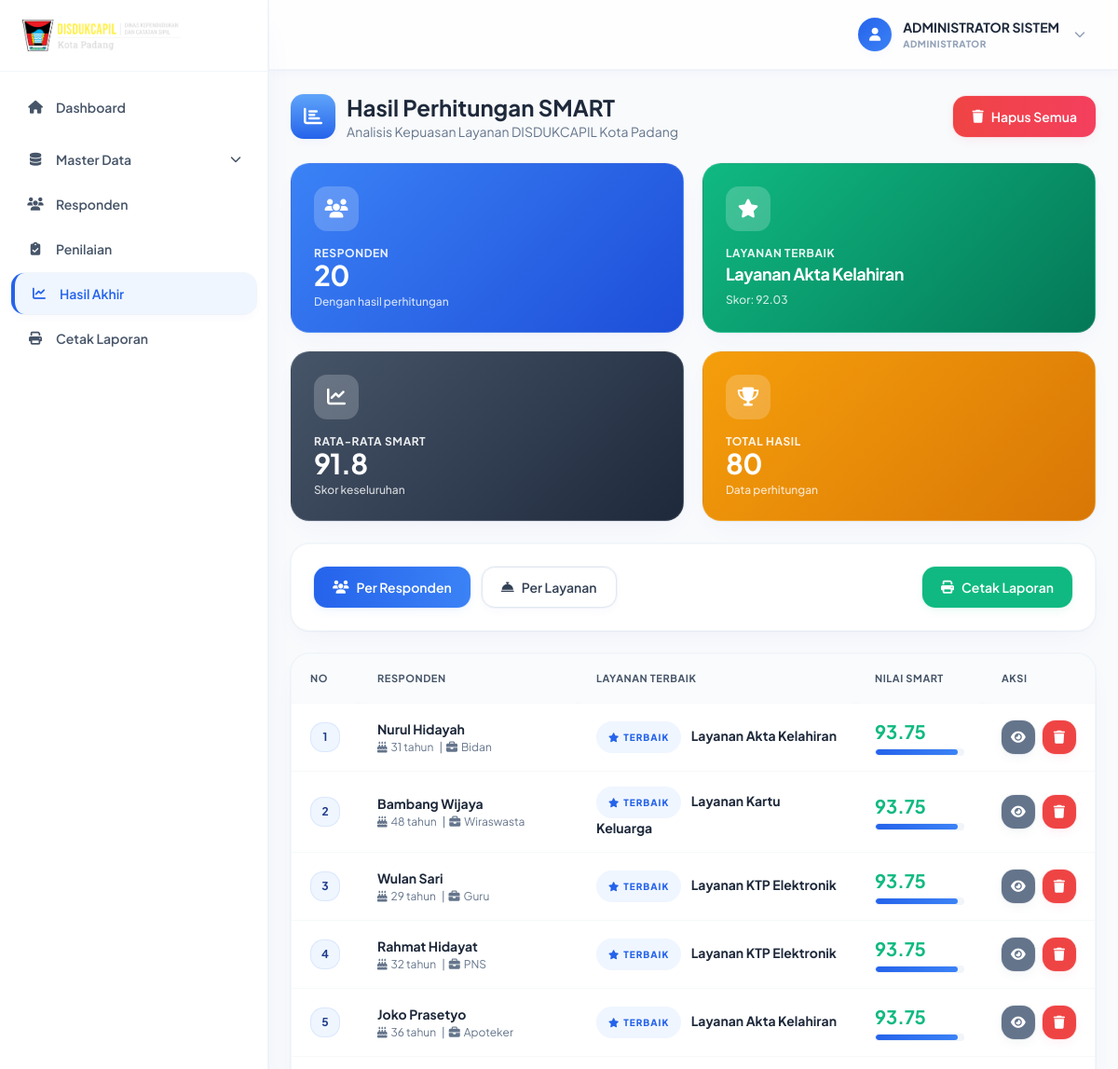
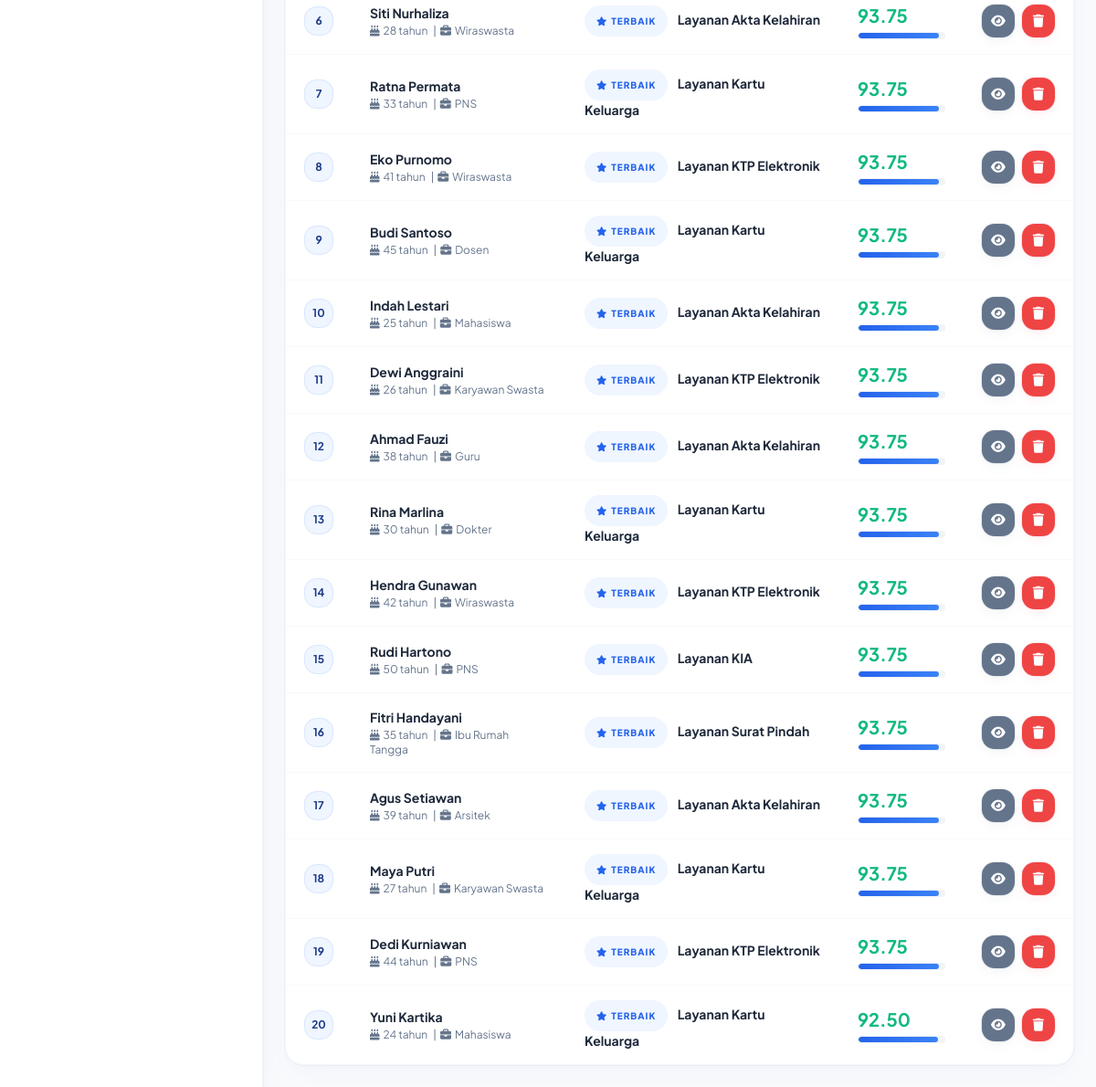
Screenshot of /index.php?controller=hasil&action=index (signed in) with the database file from the repository (2 pictures, top to bottom).
### tables this page shows
CREATE TABLE `hasil_akhir` (
  `id_hasil` int NOT NULL,
  `id_responden` int NOT NULL,
  `id_alternatif` int NOT NULL COMMENT 'ID layanan yang dinilai (bukan hanya layanan terbaik)',
  `nilai_smart` decimal(10,4) NOT NULL DEFAULT '0.0000' COMMENT 'Nilai SMART untuk layanan terbaik',
  `is_terbaik` tinyint(1) NOT NULL DEFAULT '0' COMMENT '1 = ranking #1 untuk responden ini (baris pemenang)',
  `tanggal_perhitungan` datetime NOT NULL DEFAULT CURRENT_TIMESTAMP
);

CREATE TABLE `responden` (
  `id_responden` int NOT NULL,
  `nama_lengkap` varchar(100) DEFAULT NULL,
  `usia` int DEFAULT NULL,
  `pekerjaan` varchar(50) DEFAULT NULL,
  `tanggal_isi` datetime DEFAULT CURRENT_TIMESTAMP
);

CREATE TABLE `alternatif` (
  `id_alternatif` int NOT NULL,
  `kode_alternatif` varchar(10) NOT NULL,
  `nama_layanan` varchar(100) NOT NULL,
  `keterangan` text,
  `created_at` timestamp NULL DEFAULT CURRENT_TIMESTAMP
);

### controllers/HasilController.php (called while the page is built, shortened)
<?php
require_once 'models/HasilModel.php';
class HasilController
{
    private $hasilModel;
    public function __construct($connection)
    {
        $this->hasilModel = new HasilModel($connection);
    }
    public function index()
    {
        $view_mode = isset($_GET['view']) ? $_GET['view'] : 'responden';
        if ($view_mode === 'alternatif') {
            $hasil_data = $this->hasilModel->getAllGroupedByAlternatif();
        } else {
            $hasil_data = $this->hasilModel->getAllTerbaik();
        }
        $statistics = $this->hasilModel->getStatistics();
        $top_alternatif = $this->hasilModel->getTopAlternatif();
        $data = [
            'title' => 'Hasil Perhitungan SMART - DISDUKCAPIL Kota Padang',
            'page_title' => 'Hasil Perhitungan Metode SMART',
            'hasil_data' => $hasil_data,
            'view_mode' => $view_mode,
            'statistics' => $statistics,
            'top_alternatif' => $top_alternatif,
            'user' => [
                'nama_lengkap' => $_SESSION['nama_lengkap'] ?? 'Admin',
                'username' => $_SESSION['username'] ?? '',
                'role' => $_SESSION['role'] ?? 'admin'
            ]
        ];
        require_once 'views/hasil/index.php';
    }
}
?>

### models/HasilModel.php (called while the page is built, shortened)
<?php
class HasilModel
{
    public $conn;
    private $table = 'hasil_akhir';
    public function __construct($connection)
    {
        $this->conn = $connection;
    }
    public function getAllTerbaik()
    {
        try {
            $query = "SELECT h.*,
                             r.nama_lengkap,
                             r.usia,
                             r.pekerjaan,
                             a.nama_layanan
                      FROM " . $this->table . " h
                      JOIN responden r ON h.id_responden = r.id_responden
                      JOIN alternatif a ON h.id_alternatif = a.id_alternatif
                      WHERE h.is_terbaik = 1
                      ORDER BY h.nilai_smart DESC";
            $stmt = $this->conn->prepare($query);
            $stmt->execute();
            return $stmt->fetchAll(PDO::FETCH_ASSOC);
        } catch (PDOException $e) {
            error_log("Get all hasil terbaik error: " . $e->getMessage());
            return false;
        }
    }
    public function getAllGroupedByAlternatif()
    {
        try {
            $query = "SELECT h.id_alternatif,
                             a.nama_layanan,
                             COUNT(*) as total_memilih,
                             AVG(h.nilai_smart) as rerata_smart
                      FROM " . $this->table . " h
                      JOIN alternatif a ON h.id_alternatif = a.id_alternatif
                      GROUP BY h.id_alternatif, a.nama_layanan
                      ORDER BY rerata_smart DESC, total_memilih DESC";
            $stmt = $this->conn->prepare($query);
            $stmt->execute();
            return $stmt->fetchAll(PDO::FETCH_ASSOC);
        } catch (PDOException $e) {
            error_log("Get all grouped by alternatif error: " . $e->getMessage());
            return [];
        }
    }
    public function getTopAlternatif()
    {
        try {
            $ranked = $this->getAllGroupedByAlternatif();
            return $ranked[0] ?? false;
        } catch (Exception $e) {
            error_log("Get top alternatif error: " . $e->getMessage());
            return false;
        }
    }
    public function getStatistics()
    {
        try {
            $stats = [];
            $query = "SELECT COUNT(*) as total FROM " . $this->table;
            $stmt = $this->conn->prepare($query);
            $stmt->execute();
            $result = $stmt->fetch(PDO::FETCH_ASSOC);
            $stats['total_hasil'] = $result['total'];
            $query = "SELECT COUNT(DISTINCT id_responden) as total FROM " . $this->table;
            $stmt = $this->conn->prepare($query);
            $stmt->execute();
            $result = $stmt->fetch(PDO::FETCH_ASSOC);
            $stats['total_responden'] = $result['total'];
            $query = "SELECT COUNT(DISTINCT id_alternatif) as total FROM " . $this->table;
            $stmt = $this->conn->prepare($query);
            $stmt->execute();
            $result = $stmt->fetch(PDO::FETCH_ASSOC);
            $stats['total_alternatif'] = $result['total'];
            $query = "SELECT AVG(nilai_smart) as rerata FROM " . $this->table;
            $stmt = $this->conn->prepare($query);
            $stmt->execute();
            $result = $stmt->fetch(PDO::FETCH_ASSOC);
            $stats['rerata_keseluruhan'] = $result['rerata'];
            $query = "SELECT MAX(nilai_smart) as max FROM " . $this->table;
            $stmt = $this->conn->prepare($query);
            $stmt->execute();
            $result = $stmt->fetch(PDO::FETCH_ASSOC);
            $stats['nilai_tertinggi'] = $result['max'];
            $query = "SELECT MIN(nilai_smart) as min FROM " . $this->table;
            $stmt = $this->conn->prepare($query);
            $stmt->execute();
            $result = $stmt->fetch(PDO::FETCH_ASSOC);
            $stats['nilai_terendah'] = $result['min'];
            return $stats;
        } catch (PDOException $e) {
            error_log("Get statistics error: " . $e->getMessage());
            return [];
        }
    }
}
?>

### views/hasil/index.php (the view, shortened to what this page needs)
<?php include('template/layout_admin_head.php'); ?>
<?php include('template/layout_admin_chrome.php'); ?>
<div class="flex items-center justify-between flex-wrap gap-4 mb-6">
  <div class="flex items-center gap-3">
    <div class="flex h-12 w-12 items-center justify-center rounded-gov bg-gradient-to-b from-gov-blue-600 to-gov-blue-800 text-white text-xl shadow-soft-raised-sm">
      <i class="fas fa-chart-bar"></i>
    </div>
    <div>
      <h1 class="text-2xl font-bold text-slate-800">Hasil Perhitungan SMART</h1>
      <p class="text-slate-500 text-sm">Analisis Kepuasan Layanan DISDUKCAPIL Kota Padang</p>
    </div>
  </div>
  <button onclick="confirmDeleteAll()" class="btn-gov-danger"><i class="fas fa-trash"></i> Hapus Semua</button>
</div>
<div class="grid grid-cols-1 sm:grid-cols-2 xl:grid-cols-4 gap-5 mb-6">
  <div class="card-gov-stat card-gov-stat-blue">
    <div class="card-gov-stat-icon"><i class="fas fa-users"></i></div>
    <p class="card-gov-stat-label">Responden</p>
    <p class="card-gov-stat-value"><?= $data['statistics']['total_responden'] ?? 0 ?></p>
    <p class="card-gov-stat-sub">Dengan hasil perhitungan</p>
  </div>
  <div class="card-gov-stat card-gov-stat-green">
    <div class="card-gov-stat-icon"><i class="fas fa-star"></i></div>
    <p class="card-gov-stat-label">Layanan Terbaik</p>
    <p class="card-gov-stat-value !text-lg leading-tight"><?= htmlspecialchars($data['top_alternatif']['nama_layanan'] ?? '-') ?></p>
    <p class="card-gov-stat-sub">Skor: <?= number_format($data['top_alternatif']['rerata_smart'] ?? 0, 2) ?></p>
  </div>
  <div class="card-gov-stat" style="--stat-c1:#475569; --stat-c2:#1e293b;">
    <div class="card-gov-stat-icon"><i class="fas fa-chart-line"></i></div>
    <p class="card-gov-stat-label">Rata-rata SMART</p>
    <p class="card-gov-stat-value"><?= number_format($data['statistics']['rerata_keseluruhan'] ?? 0, 1) ?></p>
    <p class="card-gov-stat-sub">Skor keseluruhan</p>
  </div>
  <div class="card-gov-stat card-gov-stat-gold">
    <div class="card-gov-stat-icon"><i class="fas fa-trophy"></i></div>
    <p class="card-gov-stat-label">Total Hasil</p>
    <p class="card-gov-stat-value"><?= $data['statistics']['total_hasil'] ?? 0 ?></p>
    <p class="card-gov-stat-sub">Data perhitungan</p>
  </div>
</div>
<div class="card-gov mb-6">
  <div class="flex items-center flex-wrap gap-3">
    <button class="btn-gov <?= $data['view_mode'] === 'responden' ? 'btn-gov-primary' : 'btn-gov-secondary' ?>" onclick="switchView('responden')">
      <i class="fas fa-users"></i> Per Responden
    </button>
    <button class="btn-gov <?= $data['view_mode'] === 'alternatif' ? 'btn-gov-primary' : 'btn-gov-secondary' ?>" onclick="switchView('alternatif')">
      <i class="fas fa-concierge-bell"></i> Per Layanan
    </button>
    <a href="index.php?controller=cetak&action=index" class="btn-gov-success ml-auto">
      <i class="fas fa-print"></i> Cetak Laporan
    </a>
  </div>
</div>
<div class="table-gov-wrap">
  <?php if ($data['view_mode'] === 'alternatif'): ?>
    <?php if (!empty($data['hasil_data'])): ?>
      <div class="table-gov-scroll">
        <table class="table-gov">
          <thead><tr><th>No</th><th>Layanan</th><th>Total Penilai</th><th>Rata-rata SMART</th><th>Aksi</th></tr></thead>
          <tbody>
            <?php $no = 1; foreach ($data['hasil_data'] as $alternatif): ?>
              <tr>
                <td><span class="row-number-gov"><?= $no++ ?></span></td>
                <td class="font-semibold text-slate-800"><?= htmlspecialchars($alternatif['nama_layanan']) ?></td>
                <td><i class="fas fa-users text-gov-blue-700 mr-1"></i><strong><?= $alternatif['total_memilih'] ?></strong> <span class="text-xs text-slate-500">responden</span></td>
                <td>
                  <span class="text-xl font-bold <?= $alternatif['rerata_smart'] >= 80 ? 'text-gov-green-700' : ($alternatif['rerata_smart'] >= 60 ? 'text-gov-blue-700' : ($alternatif['rerata_smart'] >= 40 ? 'text-amber-600' : 'text-gov-maroon-700')) ?>">
                    <?= number_format($alternatif['rerata_smart'], 2) ?>
                  </span>
                </td>
                <td><a href="index.php?controller=hasil&action=detailAlternatif&id_alternatif=<?= $alternatif['id_alternatif'] ?>" class="btn-gov-icon-view" title="Lihat Detail Responden"><i class="fas fa-eye"></i></a></td>
              </tr>
            <?php endforeach; ?>
          </tbody>
        </table>
      </div>
    <?php else: ?>
      <div class="empty-gov">
        <i class="fas fa-chart-bar text-4xl text-slate-300 mb-4"></i>
        <h4 class="font-bold text-slate-700 mb-1">Belum ada hasil perhitungan</h4>
        <p class="text-slate-500 text-sm mb-4">Silakan hitung SMART terlebih dahulu</p>
        <a href="index.php?controller=penilaian&action=index" class="btn-gov-success"><i class="fas fa-calculator"></i> Hitung SMART</a>
      </div>
    <?php endif; ?>
  <?php else: ?>
    <?php if (!empty($data['hasil_data'])): ?>
      <div class="table-gov-scroll">
        <table class="table-gov">
          <thead><tr><th>No</th><th>Responden</th><th>Layanan Terbaik</th><th>Nilai SMART</th><th>Aksi</th></tr></thead>
          <tbody>
            <?php $no = 1; foreach ($data['hasil_data'] as $hasil): ?>
              <tr>
                <td><span class="row-number-gov"><?= $no++ ?></span></td>
                <td>
                  <strong class="text-slate-800"><?= htmlspecialchars($hasil['nama_lengkap']) ?></strong>
                  <p class="text-xs text-slate-500 mt-0.5"><i class="fas fa-birthday-cake mr-1"></i><?= $hasil['usia'] ?> tahun <span class="mx-1">|</span><i class="fas fa-briefcase mr-1"></i><?= htmlspecialchars($hasil['pekerjaan']) ?></p>
                </td>
                <td>
                  <span class="badge-gov-primary !text-[10px] mr-2"><i class="fas fa-star"></i> Terbaik</span>
                  <strong class="text-slate-800"><?= htmlspecialchars($hasil['nama_layanan']) ?></strong>
                </td>
                <td>
                  <span class="text-xl font-bold <?= $hasil['nilai_smart'] >= 80 ? 'text-gov-green-700' : ($hasil['nilai_smart'] >= 60 ? 'text-gov-blue-700' : ($hasil['nilai_smart'] >= 40 ? 'text-amber-600' : 'text-gov-maroon-700')) ?>">
                    <?= number_format($hasil['nilai_smart'], 2) ?>
                  </span>
                  <div class="bar-gov-track w-24 mt-1"><div class="bar-gov-fill" style="width: <?= $hasil['nilai_smart'] ?>%"></div></div>
                </td>
                <td>
                  <div class="flex gap-2">
                    <a href="index.php?controller=hasil&action=detailResponden&id_responden=<?= $hasil['id_responden'] ?>" class="btn-gov-icon-view" title="Lihat Detail"><i class="fas fa-eye"></i></a>
                    <button onclick="confirmDeleteResponden(<?= $hasil['id_responden'] ?>)" class="btn-gov-icon-delete" title="Hapus Hasil"><i class="fas fa-trash"></i></button>
                  </div>
                </td>
              </tr>
            <?php endforeach; ?>
          </tbody>
        </table>
      </div>
    <?php endif; ?>
  <?php endif; ?>
</div>
<?php include('template/layout_admin_foot.php'); ?>

### rows the page displays
hasil_akhir: id_responden.nama_lengkap "Nurul Hidayah", id_responden.usia "31", id_responden.pekerjaan "Bidan", id_alternatif.nama_layanan "Layanan Akta Kelahiran", nilai_smart "93.75"
hasil_akhir: id_responden.nama_lengkap "Bambang Wijaya", id_responden.usia "48", id_responden.pekerjaan "Wiraswasta", id_alternatif.nama_layanan "Layanan Kartu Keluarga", nilai_smart "93.75"
hasil_akhir: id_responden.nama_lengkap "Wulan Sari", id_responden.usia "29", id_responden.pekerjaan "Guru", id_alternatif.nama_layanan "Layanan KTP Elektronik", nilai_smart "93.75"
hasil_akhir: id_responden.nama_lengkap "Rahmat Hidayat", id_responden.usia "32", id_responden.pekerjaan "PNS", id_alternatif.nama_layanan "Layanan KTP Elektronik", nilai_smart "93.75"
hasil_akhir: id_responden.nama_lengkap "Joko Prasetyo", id_responden.usia "36", id_responden.pekerjaan "Apoteker", id_alternatif.nama_layanan "Layanan Akta Kelahiran", nilai_smart "93.75"
hasil_akhir: id_responden.nama_lengkap "Siti Nurhaliza", id_responden.usia "28", id_responden.pekerjaan "Wiraswasta", id_alternatif.nama_layanan "Layanan Akta Kelahiran", nilai_smart "93.75"
hasil_akhir: id_responden.nama_lengkap "Ratna Permata", id_responden.usia "33", id_responden.pekerjaan "PNS", id_alternatif.nama_layanan "Layanan Kartu Keluarga", nilai_smart "93.75"
hasil_akhir: id_responden.nama_lengkap "Eko Purnomo", id_responden.usia "41", id_responden.pekerjaan "Wiraswasta", id_alternatif.nama_layanan "Layanan KTP Elektronik", nilai_smart "93.75"
hasil_akhir: id_responden.nama_lengkap "Budi Santoso", id_responden.usia "45", id_responden.pekerjaan "Dosen", id_alternatif.nama_layanan "Layanan Kartu Keluarga", nilai_smart "93.75"
hasil_akhir: id_responden.nama_lengkap "Indah Lestari", id_responden.usia "25", id_responden.pekerjaan "Mahasiswa", id_alternatif.nama_layanan "Layanan Akta Kelahiran", nilai_smart "93.75"
hasil_akhir: id_responden.nama_lengkap "Dewi Anggraini", id_responden.usia "26", id_responden.pekerjaan "Karyawan Swasta", id_alternatif.nama_layanan "Layanan KTP Elektronik", nilai_smart "93.75"
hasil_akhir: id_responden.nama_lengkap "Ahmad Fauzi", id_responden.usia "38", id_responden.pekerjaan "Guru", id_alternatif.nama_layanan "Layanan Akta Kelahiran", nilai_smart "93.75"
hasil_akhir: id_responden.nama_lengkap "Rina Marlina", id_responden.usia "30", id_responden.pekerjaan "Dokter", id_alternatif.nama_layanan "Layanan Kartu Keluarga", nilai_smart "93.75"
hasil_akhir: id_responden.nama_lengkap "Hendra Gunawan", id_responden.usia "42", id_responden.pekerjaan "Wiraswasta", id_alternatif.nama_layanan "Layanan KTP Elektronik", nilai_smart "93.75"
hasil_akhir: id_responden.nama_lengkap "Rudi Hartono", id_responden.usia "50", id_responden.pekerjaan "PNS", id_alternatif.nama_layanan "Layanan KIA", nilai_smart "93.75"
hasil_akhir: id_responden.nama_lengkap "Fitri Handayani", id_responden.usia "35", id_responden.pekerjaan "Ibu Rumah Tangga", id_alternatif.nama_layanan "Layanan Surat Pindah", nilai_smart "93.75"
hasil_akhir: id_responden.nama_lengkap "Agus Setiawan", id_responden.usia "39", id_responden.pekerjaan "Arsitek", id_alternatif.nama_layanan "Layanan Akta Kelahiran", nilai_smart "93.75"
hasil_akhir: id_responden.nama_lengkap "Maya Putri", id_responden.usia "27", id_responden.pekerjaan "Karyawan Swasta", id_alternatif.nama_layanan "Layanan Kartu Keluarga", nilai_smart "93.75"
hasil_akhir: id_responden.nama_lengkap "Dedi Kurniawan", id_responden.usia "44", id_responden.pekerjaan "PNS", id_alternatif.nama_layanan "Layanan KTP Elektronik", nilai_smart "93.75"
hasil_akhir: id_responden.nama_lengkap "Yuni Kartika", id_responden.usia "24", id_responden.pekerjaan "Mahasiswa", id_alternatif.nama_layanan "Layanan Kartu Keluarga", nilai_smart "92.50"

### other values shown
$nama "ADMINISTRATOR SISTEM"
$roleDisplay "ADMINISTRATOR"
$data['statistics']['total_responden'] "20"
$data['top_alternatif']['nama_layanan'] "Layanan Akta Kelahiran"
$data['top_alternatif']['rerata_smart'] "92.03"
$data['statistics']['rerata_keseluruhan'] "91.8"
$data['statistics']['total_hasil'] "80"
